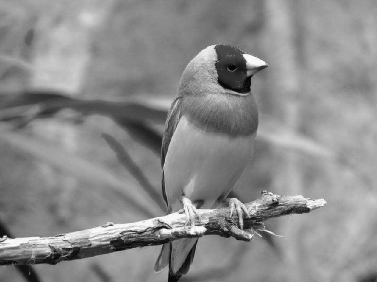
#> input picture lab08/bird.png, 377 x 282 px
$ jupyter execute lab08.ipynb   (older library calls are emulated)
#> lines starting #> are read from the running program, lines starting #| are printed output that depends on the picture; after the words box and inside, x2 and y2 are one past the last pixel; in counts of white or black regions, pixels touching at a corner belong together
# Task 1

[cell 1]
import cv2
import numpy as np
import matplotlib.pyplot as plt

image = cv2.imread("bird.png")
#> image is the input picture: shape (282, 377, 3); min 2, max 253, mean 139
if image is None:
    raise FileNotFoundError("bird.png")
rgb = cv2.cvtColor(image, cv2.COLOR_BGR2RGB)
gray = cv2.cvtColor(image, cv2.COLOR_BGR2GRAY)
blurred = cv2.GaussianBlur(gray, (5, 5), 0)
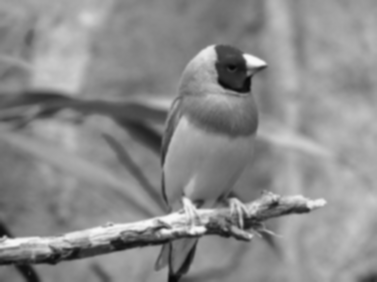
#> blurred: shape (282, 377); min 7, max 249, mean 139

sobel_x = cv2.Sobel(blurred, cv2.CV_64F, 1, 0, ksize=3)
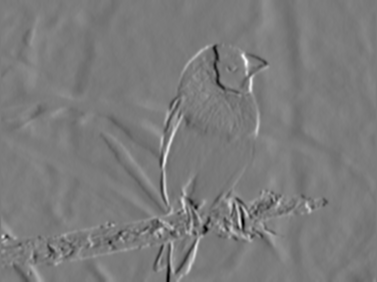
#> sobel_x: shape (282, 377) float64; min -375, max 399, mean 1; drawn with min black and max white
sobel_y = cv2.Sobel(blurred, cv2.CV_64F, 0, 1, ksize=3)
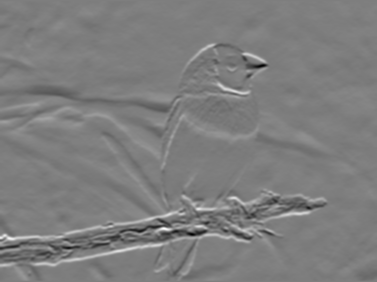
#> sobel_y: shape (282, 377) float64; min -483, max 493, mean -0.7; drawn with min black and max white
sobel = cv2.normalize(cv2.magnitude(sobel_x, sobel_y), None, 0, 255, cv2.NORM_MINMAX).astype(np.uint8)
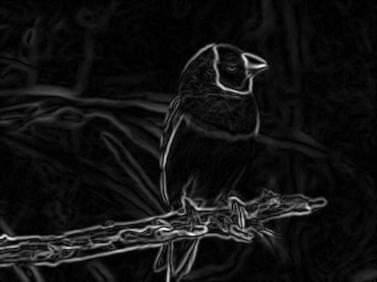
#> sobel: shape (282, 377); min 0, max 255, mean 17.6

prewitt_x = cv2.filter2D(blurred, cv2.CV_64F, np.array([[-1, 0, 1], [-1, 0, 1], [-1, 0, 1]], dtype=np.float64))
prewitt_y = cv2.filter2D(blurred, cv2.CV_64F, np.array([[-1, -1, -1], [0, 0, 0], [1, 1, 1]], dtype=np.float64))
prewitt = cv2.normalize(cv2.magnitude(prewitt_x, prewitt_y), None, 0, 255, cv2.NORM_MINMAX).astype(np.uint8)

canny = cv2.Canny(blurred, 100, 200)
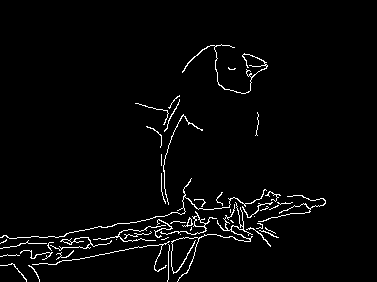
#> canny: shape (282, 377); 2.8% white in thin lines or dots, all inside (x1, y1, x2, y2) = (0, 44, 326, 282)

fig, ax = plt.subplots(1, 4, figsize=(16, 5))
ax[0].imshow(rgb)
ax[0].set_title("Original Image")
ax[0].axis("off")
ax[1].imshow(sobel, cmap="gray")
ax[1].set_title("Sobel Edge Detector")
ax[1].axis("off")
ax[2].imshow(prewitt, cmap="gray")
ax[2].set_title("Prewitt Edge Detector")
ax[2].axis("off")
ax[3].imshow(canny, cmap="gray")
ax[3].set_title("Canny Edge Detector")
ax[3].axis("off")
plt.tight_layout()
plt.show()

# Task 2

[cell 2]
thresholds = [(30, 90), (50, 150), (100, 200)]
edge_maps = [cv2.Canny(blurred, low, high) for low, high in thresholds]
#> edge_maps = 3 items

fig, ax = plt.subplots(1, 3, figsize=(14, 5))
for axis, edge_map, pair in zip(ax, edge_maps, thresholds):
    axis.imshow(edge_map, cmap="gray")
    axis.set_title(f"Canny: Low={pair[0]}, High={pair[1]}")
    axis.axis("off")
#> this loop made 3 passes
#> pair on passes 1 to 3: (30, 90), (50, 150), (100, 200)
plt.tight_layout()
plt.show()
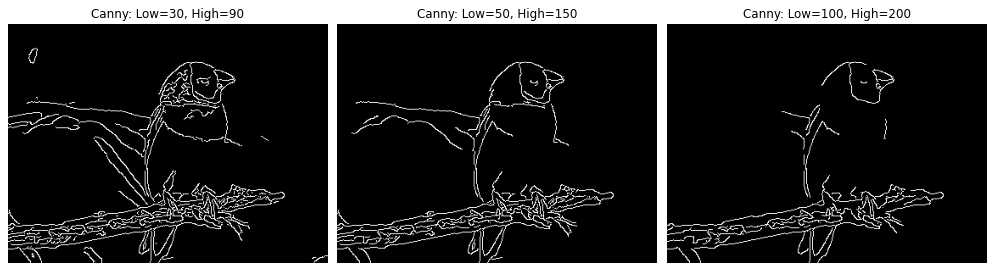
#> figure drawn by matplotlib, 3 panels
